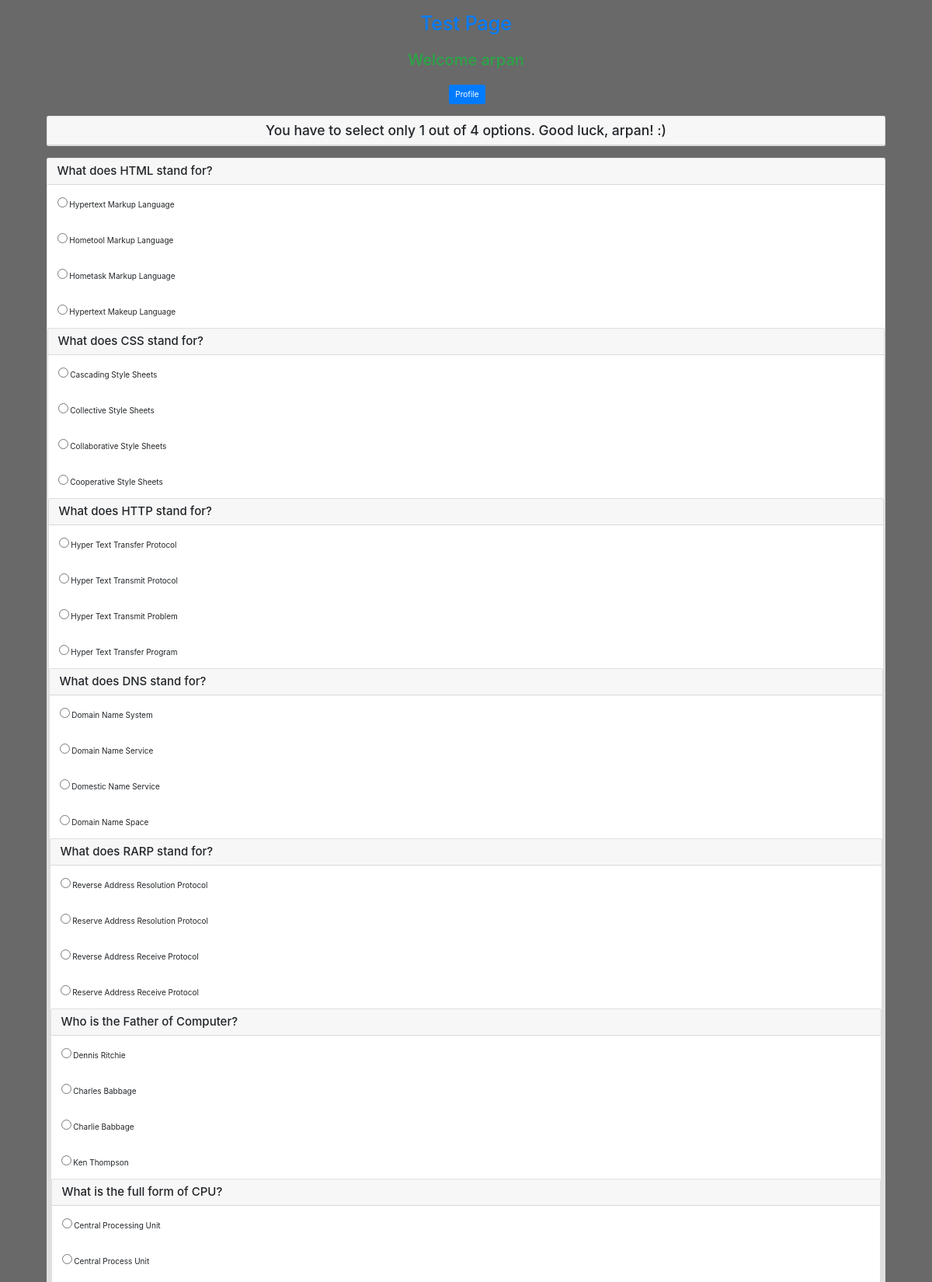
The app's page /test.php (signed in, upper part) with its own data.
### tables this page shows
CREATE TABLE `questions` (
  `qid` int(250) NOT NULL,
  `question` varchar(250) DEFAULT NULL,
  `ans_id` int(250) DEFAULT NULL
);

CREATE TABLE `answers` (
  `aid` int(250) NOT NULL,
  `answer` varchar(250) DEFAULT NULL,
  `ans_id` int(250) DEFAULT NULL
);

### test.php (the view, shortened to what this page needs)
<?php
	$con = mysqli_connect('localhost', 'root', '', 'testdb');
?>
<!DOCTYPE html>
<html>
<head>
	<link rel="stylesheet" type="text/css" href="bootstrap.css">
	<link rel="stylesheet" href="bootstrap.min.css">
</head>
<body style="background-color: #696969">
	<div class="container">
		<br><h1 class="text-center text-primary">Test Page</h1><br>
		<h2 class="text-center text-success">Welcome <?php echo $_SESSION['username']; ?> </h2> <br>
		<div style="padding-left: 48%;">
			<a href="profile.php" class="btn btn-primary"> Profile </a>
		</div>
		<br>
		<div class="col-lg-12 m-auto d-block">
			<div class="card">
				<h3 class="text-center card-header">You have to select only 1 out of 4 options. Good luck, <?php echo $_SESSION['username']; ?>! :)</h3>
			</div><br>
			<form action="check.php" method="post">
				<?php
					for($i=1; $i<21; $i++) {
						$q = "SELECT * FROM questions WHERE qid = $i";
						$query = mysqli_query($con, $q);
						while($rows = mysqli_fetch_array($query)) {
							?>
							<div class="card">
								<h4 class="card-header"> <?php echo $rows['question'] ?></h4>
								<?php
									$q = "SELECT * FROM answers WHERE ans_id = $i";
									$query = mysqli_query($con, $q);
									while($rows = mysqli_fetch_array($query)) {
										?>
										<div class="card-body">
											<input type="radio" name="quizcheck[<?php echo $rows['ans_id']; ?>]" value="<?php echo $rows['aid']; ?>">
											<?php echo $rows['answer']; ?>
										</div>
							<?php
							}
						}
					}
				?>
			</form>
			</div>
		</div><br>
		<br><br>
</body>
</html>

### records on screen
questions: question "What does HTML stand for?"
answers: answer "Hypertext Markup Language"
answers: answer "Hometool Markup Language"
answers: answer "Hometask Markup Language"
answers: answer "Hypertext Makeup Language"
questions: question "What does CSS stand for?"
answers: answer "Cascading Style Sheets"
answers: answer "Collective Style Sheets"
answers: answer "Collaborative Style Sheets"
answers: answer "Cooperative Style Sheets"
questions: question "What does HTTP stand for?"
answers: answer "Hyper Text Transfer Protocol"
answers: answer "Hyper Text Transmit Protocol"
answers: answer "Hyper Text Transmit Problem"
answers: answer "Hyper Text Transfer Program"
questions: question "What does DNS stand for?"
answers: answer "Domain Name System"
answers: answer "Domain Name Service"
answers: answer "Domestic Name Service"
answers: answer "Domain Name Space"
questions: question "What does RARP stand for?"
answers: answer "Reverse Address Resolution Protocol"
answers: answer "Reserve Address Resolution Protocol"
answers: answer "Reverse Address Receive Protocol"
answers: answer "Reserve Address Receive Protocol"
questions: question "Who is the Father of Computer?"
answers: answer "Dennis Ritchie"
answers: answer "Charles Babbage"
answers: answer "Charlie Babbage"
answers: answer "Ken Thompson"
questions: question "What is the full form of CPU?"
answers: answer "Central Processing Unit"
answers: answer "Central Process Unit"

### other values on screen
$_SESSION['username'] "arpan"
